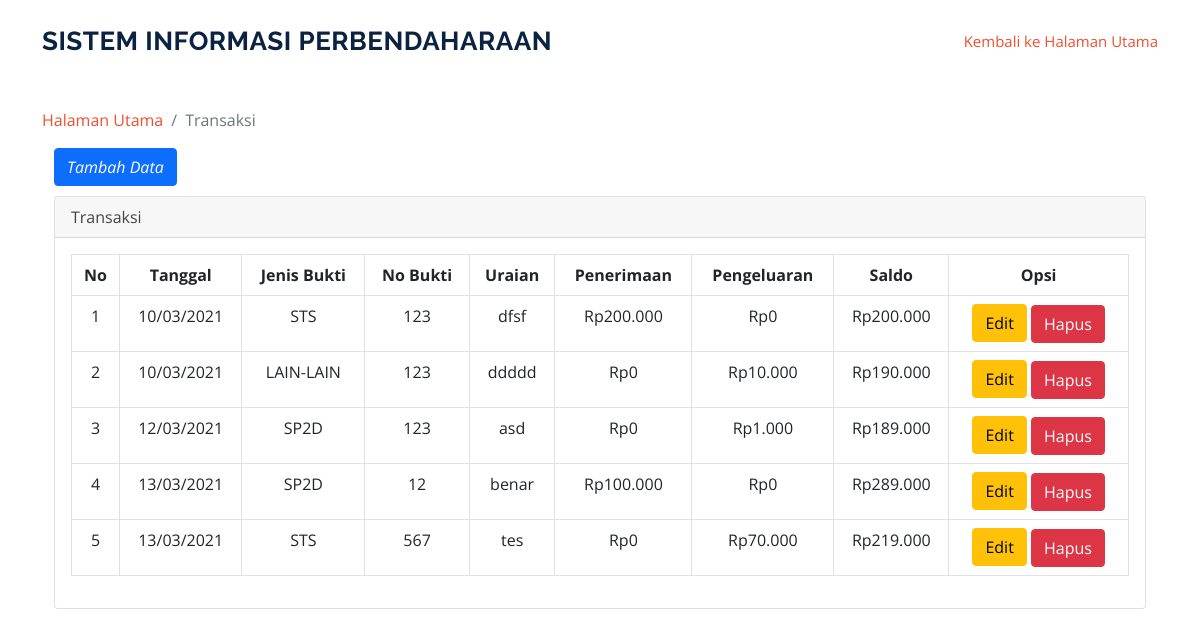
/index.php/transaksi, run on an earlier commit of the app's database.
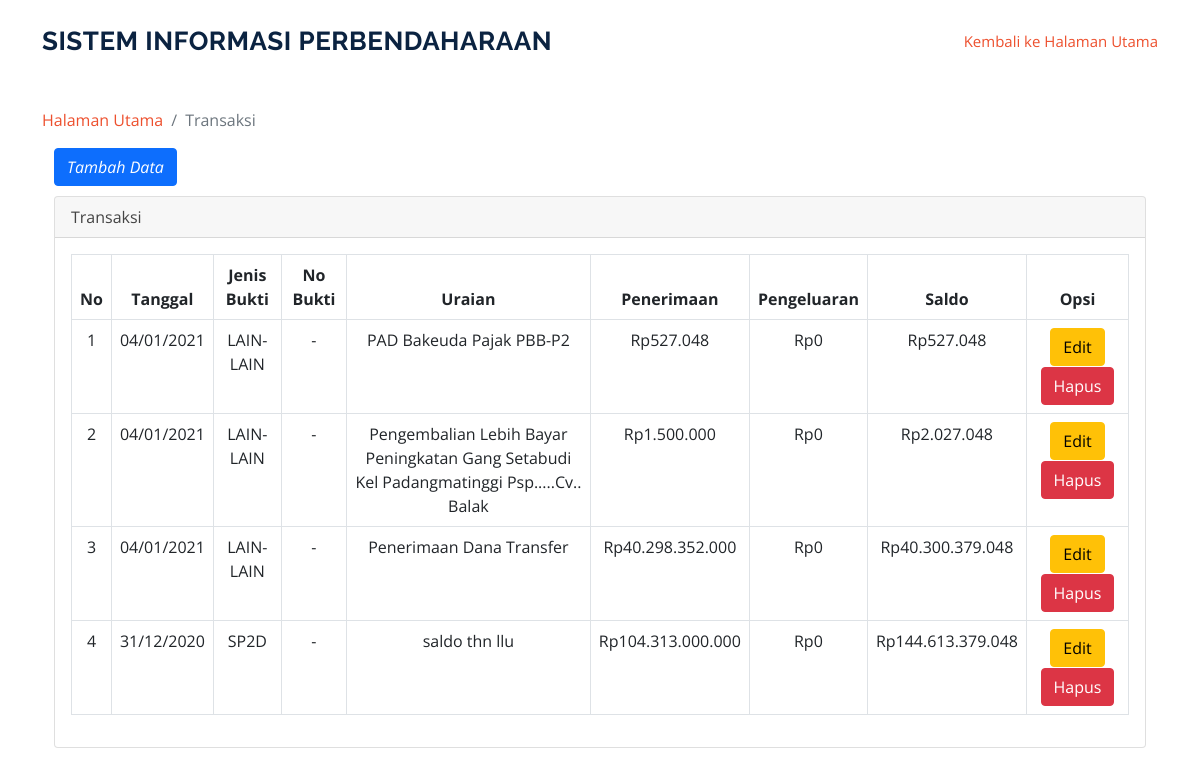
And on a later commit of the database.
### tables this page shows
CREATE TABLE `tbl_transaksi` (
  `kode_transaksi` int(11) NOT NULL,
  `tanggal` date NOT NULL,
  `jenis_bukti` enum('SP2D','STS','LAIN-LAIN','') NOT NULL,
  `no_bukti` varchar(25) NOT NULL,
  `uraian` varchar(100) NOT NULL,
  `penerimaan` double NOT NULL,
  `pengeluaran` double NOT NULL
);

### application/controllers/Transaksi.php (called while the page is built, shortened)
<?php
class Transaksi extends CI_Controller {
	public function __construct()
    {
       $this->load->model('model_transaksi');
    }
	function index()
	{
        $data['content'] = $this->db->get('tbl_transaksi');
        $this->load->view('transaksi/transaksi', $data);
	}
}

### index.php (called while the page is built, shortened)
<?php
require_once BASEPATH.'core/CodeIgniter.php';

### application/views/transaksi/transaksi.php (the view, shortened to what this page needs)
</head>
<section id_ssh="services" class="services">
      <div class="container">
      <ol class="breadcrumb" >
        <li class="breadcrumb-item">
          <a href="<?php echo base_url('user/index')?>">Halaman Utama</a>
        </li>
        <li class="breadcrumb-item active">Transaksi</li>
      </ol>
      <div class="container">
      <a href="<?php echo base_url('transaksi/menambahdatatransaksi')?>" class="btn btn-primary" style="margin-bottom: 10px;"><i class="fa fa-plus">Tambah Data</a></i>
  <div class="card mb-3">
        <div class="card-header">
          <i class="fa fa-table"></i>Transaksi</div>
        <div class="card-body">
          <div class="table-responsive">
            <table class="table table-bordered" id="dataTable" width="100%" cellspacing="0">
              <thead>
                <tr class="text-center">
                  <th>No</th>
                  <th>Tanggal</th>
                  <th>Jenis Bukti</th>
                  <th>No Bukti</th>
                  <th>Uraian</th>
                  <th>Penerimaan</th>
                  <th>Pengeluaran</th>
                  <th>Saldo</th>
                  <th>Opsi</th>
                </tr>
              </thead>
            <tbody  class="text-center">
                <tr>
                <?php
                  $i = 1;
                  $saldo = 0;
                  foreach ($content->result() as $data)
                  {
                    $saldo += $data->penerimaan-$data->pengeluaran;
                  ?>
                  <td><?= $i ?></td>
                  <td><?php echo date("d/m/Y", strtotime($data->tanggal));?></td>
                  <td><?= $data->jenis_bukti?></td>
                  <td><?= $data->no_bukti?></td>
                  <td><?= $data->uraian ?></td>
                  <td><?= 'Rp'.number_format($data->penerimaan,0,'.','.')?></td>
                  <td><?= 'Rp'.number_format($data->pengeluaran,0,'.','.')?></td>
                  <td><?= 'Rp'.number_format($saldo,0,'.','.')?></td>
                  <td>
                    <a href="<?php echo base_url()?>transaksi/updatedatatransaksi/<?php echo $data->kode_transaksi; ?>" class="btn btn-warning" style="margin-bottom: 1px;">Edit<i class="fa fa-tag"></i></a>
                    <a href="<?php echo base_url()?>transaksi/action_deletedatatransaksi/<?php echo $data->kode_transaksi; ?>" onclick="return confirm('Apakah anda yakin?');" class="btn btn-danger">Hapus<i class="fa fa-trash"></i></a>
                  </td>
                </tr>
                    <?php
                      $i++;
                  }
                  ?>
              </tbody>
            </table>
          </div>
        </div>
      </div>
    </div>
  </div>

What changed in the data, as far as the page shows it:
removed tbl_transaksi: tanggal "10/03/2021", jenis_bukti "STS", no_bukti "123", uraian "dfsf", penerimaan "200.000", pengeluaran "0", saldo "200.000"
removed tbl_transaksi: tanggal "10/03/2021", jenis_bukti "LAIN-LAIN", no_bukti "123", uraian "ddddd", penerimaan "0", pengeluaran "10.000", saldo "190.000"
removed tbl_transaksi: tanggal "12/03/2021", jenis_bukti "SP2D", no_bukti "123", uraian "asd", penerimaan "0", pengeluaran "1.000", saldo "189.000"
removed tbl_transaksi: tanggal "13/03/2021", jenis_bukti "SP2D", no_bukti "12", uraian "benar", penerimaan "100.000", pengeluaran "0", saldo "289.000"
removed tbl_transaksi: tanggal "13/03/2021", jenis_bukti "STS", no_bukti "567", uraian "tes", penerimaan "0", pengeluaran "70.000", saldo "219.000"
added tbl_transaksi: tanggal "04/01/2021", jenis_bukti "LAIN-LAIN", no_bukti "-", uraian "PAD Bakeuda Pajak PBB-P2", penerimaan "527.048", pengeluaran "0", saldo "527.048"
added tbl_transaksi: tanggal "04/01/2021", jenis_bukti "LAIN-LAIN", no_bukti "-", uraian "Pengembalian Lebih Bayar Peningkatan Gang Setabudi Kel Padangmatinggi Psp.....Cv.. Balak", penerimaan "1.500.000", pengeluaran "0", saldo "2.027.048"
added tbl_transaksi: tanggal "04/01/2021", jenis_bukti "LAIN-LAIN", no_bukti "-", uraian "Penerimaan Dana Transfer", penerimaan "40.298.352.000", pengeluaran "0", saldo "40.300.379.048"
added tbl_transaksi: tanggal "31/12/2020", jenis_bukti "SP2D", no_bukti "-", uraian "saldo thn llu", penerimaan "104.313.000.000", pengeluaran "0", saldo "144.613.379.048"
